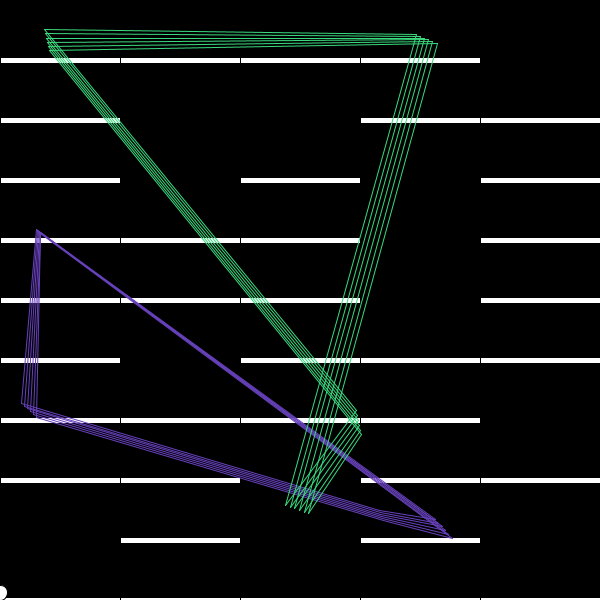
Frame 1 (no input)
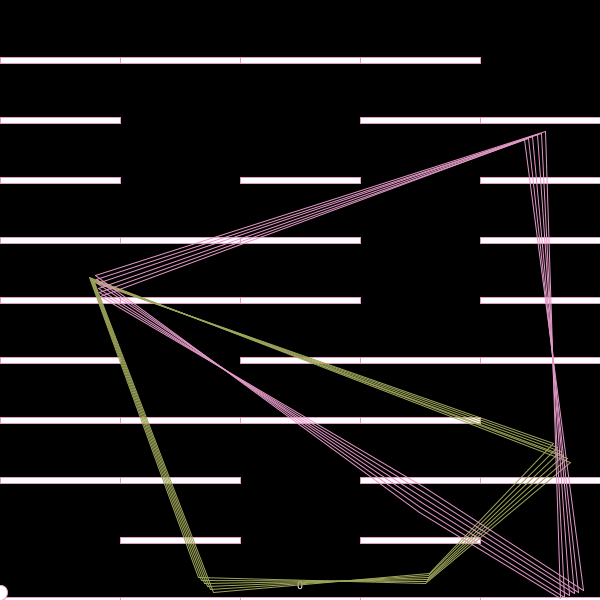
Frame 60 (the mouse pressed at the canvas centre just before this capture)
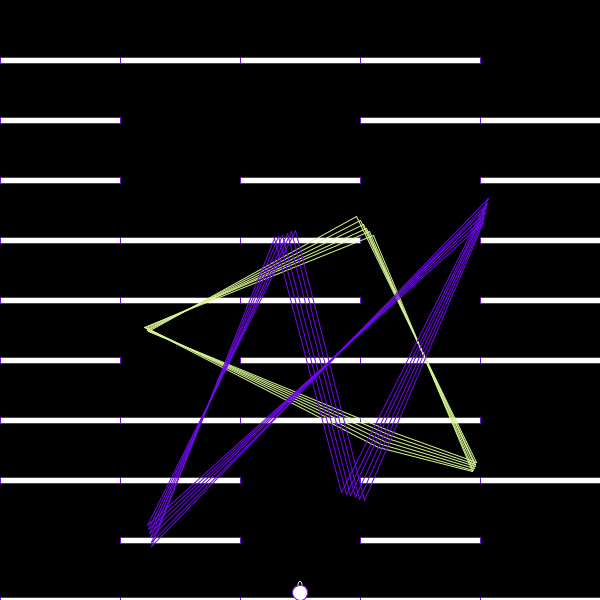
Frame 120 (the mouse held since frame 60 and released just before this capture)

The Processing sketch that drew these frames (run headless with seeded random() and noise(); from frame 60 on, the mouse is pressed at the canvas centre):

// Processing sketch: TrippyJump
// ── TrippyJump.pde
//Declaring variable for game parameter
int desiredFPS = 30;
float distance;
float time;
float boardOccurence = 0.5;
float gravity;
float jumpSpeed;

//Declaring variable for doodle
boolean doodleOnBoard;
float doodleXPos;
float doodleYPos;
float doodleYPos_e;
float doodleYVel;
float doodleRad;

//Declaring variable for stepping board
int boardXCount = 5;
int boardYCount = 10;
float boardWidth;
float boardThickness;
boolean boardStat[][];
float boardYPos[];
float BoardRPos[][];
float BoardGPos[][];
float BoardBPos[][];

//Declaring variable for background color
int backgroundRPos;
int backgroundGPos;
int backgroundBPos;
int backgroundRVel;
int backgroundGVel;
int backgroundBVel;

//Declaring variables for line drawing
int n_line;
int n_side;
int n_tail;
float[][][] lineXPos;
float[][][] lineYPos;
float[][][] lineXVel;
float[][][] lineYVel;
float[] lineRPos;
float[] lineGPos;
float[] lineBPos;
float[] lineRVel;
float[] lineGVel;
float[] lineBVel;
int BGRPos;
int BGRVel;
int BGGPos;
int BGGVel;
int BGBPos;
int BGBVel;

//Declaring variable for temporary random number
float tempRandom;

//Declaring setup method
void setup()
{
  //Declaring window size
  size(600,600);
  //Setting up frame rate
  frameRate(desiredFPS);
  //Resetting distance
  distance = 0;
  //Calculating board dimension
  boardWidth = width/boardXCount;
  boardThickness = height/boardYCount/10;
  //Initiating stepping boards
  boardStat = new boolean[boardYCount][boardXCount];
  for (int j = 0; j < boardXCount; j++)
  {
    boardStat[0][j] = true;
  }
  for (int i = 1; i < boardYCount; i++)
  {
    for (int j = 0; j < boardXCount; j++)
    {
      //Declaring random number for board generation
      tempRandom = random(1);
      if (tempRandom < boardOccurence)
      {
        boardStat[i][j] = true;
      }
      else
      {
        boardStat[i][j] = false;
      }
    }
  }
  boardYPos = new float[boardYCount];
  for (int i = 0; i < boardYCount; i++)
  {
    boardYPos[i] = (0.1*i*height);
  }
  //Initiating doodle
  doodleOnBoard = true;
  doodleXPos = 0;
  doodleYPos = 0;
  doodleYVel = 0;
  doodleRad = 0.025*height;
  //Initiating environment variable
  gravity = 0.125*height/desiredFPS/desiredFPS;
  jumpSpeed = 0.25*height/desiredFPS;
  //Setting up line generation parameter
  n_line = 2;
  n_side = 4;
  n_tail = 6;
  //Initiating line properties
  lineXPos = new float[n_line][n_side][n_tail];
  lineYPos = new float[n_line][n_side][n_tail];
  lineXVel = new float[n_line][n_side][n_tail];
  lineYVel = new float[n_line][n_side][n_tail];
  lineRPos = new float[n_line];
  lineGPos = new float[n_line];
  lineBPos = new float[n_line];
  lineRVel = new float[n_line];
  lineGVel = new float[n_line];
  lineBVel = new float[n_line];
  //Randomly placing vertexes as line head
  for (int i = 0; i < n_line; i++)
  {
    for (int j = 0; j < n_side; j++)
    {
      lineXPos[i][j][0] = width*(random(1));
      lineYPos[i][j][0] = height*(random(1));
      lineXVel[i][j][0] = 0.25*width*(random(1))/desiredFPS;
      lineYVel[i][j][0] = 0.25*height*(random(1))/desiredFPS;
    }
    lineRPos[i] = random(255);
    lineGPos[i] = random(255);
    lineBPos[i] = random(255);
    lineRVel[i] = 0.5*random(255)/desiredFPS;
    lineGVel[i] = 0.5*random(255)/desiredFPS;
    lineBVel[i] = 0.5*random(255)/desiredFPS;
  }
  //Placing tail vertexes
  for (int i = 0; i < n_line; i++)
  {
    for (int j = 0; j < n_side; j++)
    {
      for (int k = 1; k < n_tail; k++)
      {
        lineXPos[i][j][k] = lineXPos[i][j][k-1] - lineXVel[i][j][0];
        lineYPos[i][j][k] = lineYPos[i][j][k-1] - lineYVel[i][j][0];
        lineXVel[i][j][k] = lineXVel[i][j][k-1];
        lineYVel[i][j][k] = lineYVel[i][j][k-1];
      }
    }
  }
  //Correcting tail vertexes
  for (int i = 0; i < n_line; i++)
  {
    for (int j = 0; j < n_side; j++)
    {
      for (int k = 1; k < n_tail; k++)
      {
        if (lineXPos[i][j][k] < 0)
        {
          lineXPos[i][j][k] = -lineXPos[i][j][k];
          lineXVel[i][j][k] = -lineXVel[i][j][k];
        }
        if (lineXPos[i][j][k] > width)
        {
          lineXPos[i][j][k] = width-lineXPos[i][j][k];
          lineXVel[i][j][k] = -lineXVel[i][j][k];
        }
        if (lineYPos[i][j][k] < 0)
        {
          lineYPos[i][j][k] = -lineYPos[i][j][k];
          lineYVel[i][j][k] = -lineYVel[i][j][k];
        }
        if (lineYPos[i][j][k] > height)
        {
          lineYPos[i][j][k] = height-lineYPos[i][j][k];
          lineYVel[i][j][k] = -lineYVel[i][j][k];
        }
      }
    }
  }
}

//Declaring main loop
void draw()
{
  //Drawing background
  background(0);
  //Translating everything
  distance = max(distance,doodleYPos);
  translate(0,max(distance-(0.5*height),0));
  //Displaying current distance
  textAlign(CENTER);
  text(str(int(distance)),width/2,height-max(distance-(0.5*height),0),width,40);
  //Drawing stepping board
  for (int i = 0; i < boardYCount; i++)
  {
    for (int j = 0; j < boardXCount; j++)
    {
      if (boardStat[i][j])
      {
        rectMode(CENTER);
        rect((0.5+j)*boardWidth,height-boardYPos[i],boardWidth,boardThickness);
      }
    }
  }
  //Clearing unseen board and adding new one
  if (boardYPos[0] < distance - (0.5*height))
  {
    //Shifting board's array
    for (int i = 0; i < boardYCount-1; i++)
    {
      for (int j = 0; j < boardXCount; j++)
      {
        boardStat[i][j] = boardStat[i+1][j];
      }
      boardYPos[i] = boardYPos[i+1];
    }
    //Creating new boards
    for (int j = 0; j < boardXCount; j++)
    {
      //Declaring random number for board generation
      tempRandom = random(1);
      if (tempRandom < boardOccurence)
      {
        boardStat[boardYCount-1][j] = true;
      }
      else
      {
        boardStat[boardYCount-1][j] = false;
      }
      //Placing new boards on higher location
      boardYPos[boardYCount-1] = boardYPos[boardYCount-2]+(0.1*height);  
    }
  }
  //Drawing doodle
  doodleXPos = mouseX;
  ellipseMode(CENTER);
  ellipse(doodleXPos,height-(doodleYPos+(0.5*doodleRad)),doodleRad,doodleRad);
  //Updating doodle position and applying some physics
  if (doodleOnBoard)
  {
    if (!boardStat[getYIndOfClosestLowerBoard(doodleYPos)][getXIndOfClosestBoard(doodleXPos)])
    {
      doodleOnBoard = false;
      doodleYVel = -gravity;
      doodleYPos = doodleYPos-doodleYVel;
    }
  }
  if (!doodleOnBoard)
  {
    //Moving doodle
    doodleYPos_e = doodleYPos + doodleYVel;
    doodleYVel = doodleYVel - gravity;
    //Anticipating doodle stepping on board
    if ((doodleYVel < 0) && (doodleYPos_e < getYPosOfClosestLowerBoard(doodleYPos)) && (boardStat[getYIndOfClosestLowerBoard(doodleYPos)][getXIndOfClosestBoard(doodleXPos)]))
    {
      doodleOnBoard = true;
      doodleYPos = getYPosOfClosestLowerBoard(doodleYPos);
      doodleYVel = 0;
    }
    //Anticipating doodle heading the board
    else if ((doodleYVel > 0) && (doodleYPos_e > getYPosOfClosestUpperBoard(doodleYPos)) && (boardStat[getYIndOfClosestUpperBoard(doodleYPos)][getXIndOfClosestBoard(doodleXPos)]))
    {
      boardStat[getYIndOfClosestUpperBoard(doodleYPos)][getXIndOfClosestBoard(doodleXPos)] = false;
      doodleYPos = getYPosOfClosestUpperBoard(doodleYPos);
      doodleYVel = 0;
    }
    //Executing normal aerial
    else
    {
      doodleYPos = doodleYPos_e;
    }
  }
  //Drawing line
  for (int i = 0; i < n_line; i++)
  {
    stroke(lineRPos[i],lineGPos[i],lineBPos[i]);
    for (int k = 0; k < n_tail; k++)
    {
      for (int j = 0; j < n_side-1; j++)
      {
        line(lineXPos[i][j][k],lineYPos[i][j][k]-max(distance-(0.5*height),0),lineXPos[i][j+1][k],lineYPos[i][j+1][k]-max(distance-(0.5*height),0));
      }
      line(lineXPos[i][n_side-1][k],lineYPos[i][n_side-1][k]-max(distance-(0.5*height),0),lineXPos[i][0][k],lineYPos[i][0][k]-max(distance-(0.5*height),0));
    }
  }
  //Updating line position and velocity
  for (int i = 0; i < n_line; i++)
  {
    for (int j = 0; j < n_side; j++)
    {
      for (int k = 0; k < n_tail; k++)
      {
        //Correcting x position
        lineXPos[i][j][k] = lineXPos[i][j][k] + lineXVel[i][j][k];
        if ((lineXPos[i][j][k] < 0) || (lineXPos[i][j][k] > width))
        {
          lineXVel[i][j][k] = -lineXVel[i][j][k];
        }
        //Correcting y position
        lineYPos[i][j][k] = lineYPos[i][j][k] + lineYVel[i][j][k];
        if ((lineYPos[i][j][k] < 0) || (lineYPos[i][j][k] > height))
        {
          lineYVel[i][j][k] = -lineYVel[i][j][k];
        }
      }
    }
  } 
  //Updating line color
  for (int i = 0; i < n_line; i++)
  {
    lineRPos[i] = lineRPos[i] + lineRVel[i];
    if ((lineRPos[i] < 0) || (lineRPos[i] > 255))
    {
      lineRVel[i] = -lineRVel[i];
    }
    lineGPos[i] = lineGPos[i] + lineGVel[i];
    if ((lineGPos[i] < 0) || (lineGPos[i] > 255))
    {
      lineGVel[i] = -lineGVel[i];
    }
    lineBPos[i] = lineBPos[i] + lineBVel[i];
    if ((lineBPos[i] < 0) || (lineBPos[i] > 255))
    {
      lineBVel[i] = -lineBVel[i];
    }
  }
  //Checking for game over
  if (doodleYPos < max(distance-(0.5*height),0))
  {
    //showEndScreen();
    exit();
  }
}

//Declaring  method to anticipate mouse click
void mouseClicked()
{
  if (doodleOnBoard)
  {
    doodleOnBoard = false;
    doodleYVel = jumpSpeed;
  }
}

//Declaring method to find the X index of the closest board
int getXIndOfClosestBoard(float doodleXPos)
{
  return floor(doodleXPos/(width/boardXCount));
}

//Declaring method to find the Y index of the closest upper board
int getYIndOfClosestLowerBoard(float doodleYPos)
{
  //return floor((doodleYPos)/(height/boardYCount));
  return floor((doodleYPos-max(distance-(0.5*height),0))/(height/boardYCount));
}

//Declaring method to find the Y index of the closest lower board
int getYIndOfClosestUpperBoard(float doodleYPos)
{
  //return ceil((doodleYPos+1)/(height/boardYCount));
  return ceil((doodleYPos-max(distance-(0.5*height),0))/(height/boardYCount));
}

//Declaring method to find the Y position of the closest lower board
float getYPosOfClosestLowerBoard(float doodleYPos)
{
  return floor(doodleYPos/(height/boardYCount))*(height/boardYCount);
}

//Declaring method to find the Y position of the closest upper board 
float getYPosOfClosestUpperBoard(float doodleYPos)
{
  return ceil((doodleYPos+1)/(height/boardYCount))*(height/boardYCount)-(doodleRad);
}

// ── EndScreen.pde
public void showEndScreen(){
    clear();
    //game = false;
    textAlign(CENTER);
    text("Game Over", width/2, height/2);
}
